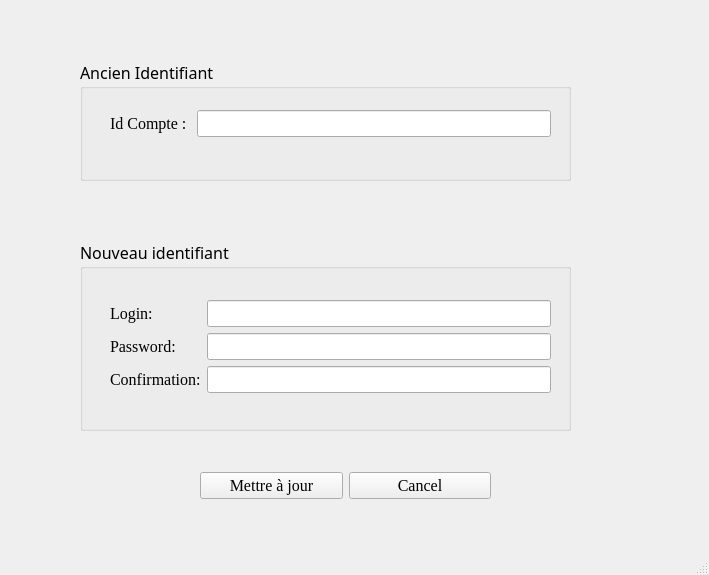
<?xml version="1.0" encoding="UTF-8"?>
<ui version="4.0">
 <class>WinAdminUpdate</class>
 <widget class="QMainWindow" name="WinAdminUpdate">
  <property name="geometry">
   <rect>
    <x>0</x>
    <y>0</y>
    <width>709</width>
    <height>575</height>
   </rect>
  </property>
  <property name="windowTitle">
   <string>MainWindow</string>
  </property>
  <widget class="QWidget" name="centralwidget">
   <widget class="QGroupBox" name="groupBox">
    <property name="geometry">
     <rect>
      <x>80</x>
      <y>60</y>
      <width>491</width>
      <height>121</height>
     </rect>
    </property>
    <property name="font">
     <font>
      <family>Algerian</family>
      <pointsize>12</pointsize>
     </font>
    </property>
    <property name="title">
     <string>Ancien Identifiant</string>
    </property>
    <widget class="QWidget" name="formLayoutWidget">
     <property name="geometry">
      <rect>
       <x>30</x>
       <y>50</y>
       <width>441</width>
       <height>51</height>
      </rect>
     </property>
     <layout class="QFormLayout" name="formLayout">
      <item row="0" column="0">
       <widget class="QLabel" name="label">
        <property name="font">
         <font>
          <family>Times New Roman</family>
          <pointsize>12</pointsize>
         </font>
        </property>
        <property name="text">
         <string>Id Compte : </string>
        </property>
       </widget>
      </item>
      <item row="0" column="1">
       <widget class="QLineEdit" name="lineEditIdCompte">
        <property name="font">
         <font>
          <family>Times New Roman</family>
          <pointsize>12</pointsize>
         </font>
        </property>
       </widget>
      </item>
     </layout>
    </widget>
   </widget>
   <widget class="QGroupBox" name="groupBox_2">
    <property name="geometry">
     <rect>
      <x>80</x>
      <y>240</y>
      <width>491</width>
      <height>191</height>
     </rect>
    </property>
    <property name="font">
     <font>
      <family>Algerian</family>
      <pointsize>12</pointsize>
     </font>
    </property>
    <property name="title">
     <string>Nouveau identifiant</string>
    </property>
    <widget class="QWidget" name="formLayoutWidget_2">
     <property name="geometry">
      <rect>
       <x>30</x>
       <y>60</y>
       <width>441</width>
       <height>122</height>
      </rect>
     </property>
     <layout class="QFormLayout" name="formLayout_2">
      <item row="0" column="0">
       <widget class="QLabel" name="label_3">
        <property name="font">
         <font>
          <family>Times New Roman</family>
          <pointsize>12</pointsize>
         </font>
        </property>
        <property name="text">
         <string>Login: </string>
        </property>
       </widget>
      </item>
      <item row="1" column="0">
       <widget class="QLabel" name="label_4">
        <property name="font">
         <font>
          <family>Times New Roman</family>
          <pointsize>12</pointsize>
         </font>
        </property>
        <property name="text">
         <string>Password: </string>
        </property>
       </widget>
      </item>
      <item row="0" column="1">
       <widget class="QLineEdit" name="lineEditLogin">
        <property name="font">
         <font>
          <family>Times New Roman</family>
          <pointsize>12</pointsize>
         </font>
        </property>
       </widget>
      </item>
      <item row="1" column="1">
       <widget class="QLineEdit" name="lineEditPassword">
        <property name="font">
         <font>
          <family>Times New Roman</family>
          <pointsize>12</pointsize>
         </font>
        </property>
       </widget>
      </item>
      <item row="2" column="1">
       <widget class="QLineEdit" name="lineEditConfirmation">
        <property name="font">
         <font>
          <family>Times New Roman</family>
          <pointsize>12</pointsize>
         </font>
        </property>
       </widget>
      </item>
      <item row="2" column="0">
       <widget class="QLabel" name="label_5">
        <property name="font">
         <font>
          <family>Times New Roman</family>
          <pointsize>12</pointsize>
         </font>
        </property>
        <property name="text">
         <string>Confirmation:</string>
        </property>
       </widget>
      </item>
     </layout>
    </widget>
   </widget>
   <widget class="QWidget" name="gridLayoutWidget">
    <property name="geometry">
     <rect>
      <x>200</x>
      <y>460</y>
      <width>291</width>
      <height>51</height>
     </rect>
    </property>
    <layout class="QGridLayout" name="gridLayout">
     <item row="0" column="0">
      <widget class="QPushButton" name="pushButtonUploader">
       <property name="font">
        <font>
         <family>Times New Roman</family>
         <pointsize>12</pointsize>
        </font>
       </property>
       <property name="text">
        <string>Mettre à jour</string>
       </property>
      </widget>
     </item>
     <item row="0" column="1">
      <widget class="QPushButton" name="pushButtonCancel">
       <property name="font">
        <font>
         <family>Times New Roman</family>
         <pointsize>12</pointsize>
        </font>
       </property>
       <property name="text">
        <string>Cancel</string>
       </property>
      </widget>
     </item>
    </layout>
   </widget>
  </widget>
  <widget class="QMenuBar" name="menubar">
   <property name="geometry">
    <rect>
     <x>0</x>
     <y>0</y>
     <width>709</width>
     <height>28</height>
    </rect>
   </property>
  </widget>
  <widget class="QStatusBar" name="statusbar"/>
 </widget>
 <resources/>
 <connections/>
</ui>
